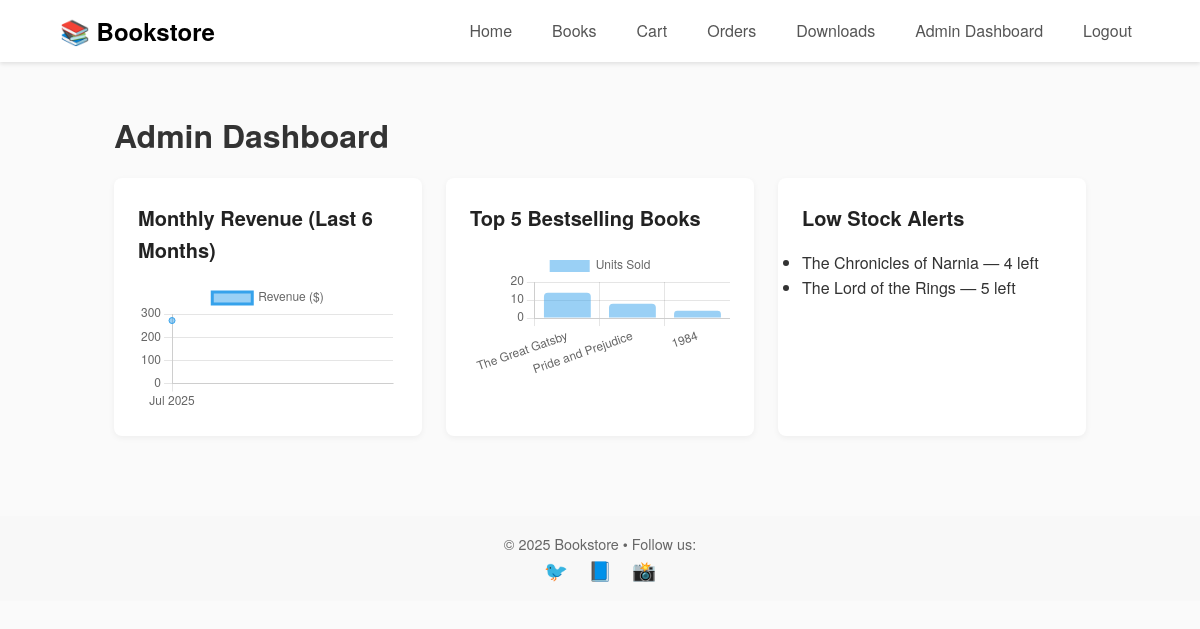
/admin-dashboard/ (signed in), run on the app's committed database.
### store/models.py (models this page shows, shortened)
class Book(models.Model):
    FORMAT_CHOICES = (
        ('ebook', 'E‑Book'),
        ('hardcopy', 'Hardcopy'),
    )
    title       = models.CharField(max_length=200)
    slug        = models.SlugField(blank=True, unique=True)
    author      = models.CharField(max_length=150)
    isbn        = models.CharField(max_length=13, unique=True)
    price       = models.DecimalField(max_digits=6, decimal_places=2)
    stock       = models.PositiveIntegerField(default=0)
    language    = models.ForeignKey(Language, on_delete=models.SET_NULL, null=True)
    book_format = models.CharField(max_length=10, choices=FORMAT_CHOICES, default='hardcopy')
    description = models.TextField()
    preview     = models.FileField(upload_to='previews/', blank=True, null=True)
    cover_img   = models.ImageField(upload_to='covers/', blank=True, null=True)
    rating      = models.DecimalField(max_digits=2, decimal_places=1, default=0.0)
    category    = models.ForeignKey(Category, on_delete=models.SET_NULL, null=True)
    publisher   = models.ForeignKey(Publisher, on_delete=models.SET_NULL, null=True)
    created     = models.DateTimeField(auto_now_add=True, null=True)

### store/views.py (the view)
# urls.py: path('admin-dashboard/', views.admin_dashboard, name='admin_dashboard'),
@login_required
@user_passes_test(is_staff)
def admin_dashboard(request):
    six_months_ago = timezone.now() - timedelta(days=180)
    revenue_qs = (
        OrderItem.objects
        .filter(
            order__status__in=['paid','shipped','delivered'],
            order__created__gte=six_months_ago
        )
        .annotate(month=TruncMonth('order__created'))
        .values('month')
        .annotate(revenue=Sum(F('price') * F('quantity')))
        .order_by('month')
    )
    months   = [ item['month'].strftime('%b %Y')   for item in revenue_qs ]
    revenues = [ float(item['revenue'] or 0)        for item in revenue_qs ]
    bs_qs = (
        OrderItem.objects
        .filter(order__status__in=['paid','shipped','delivered'])
        .values('book__title')
        .annotate(units_sold=Sum('quantity'))
        .order_by('-units_sold')[:5]
    )
    bs_titles     = [ item['book__title']   for item in bs_qs ]
    bs_quantities = [ item['units_sold']     for item in bs_qs ]
    low_stock = Book.objects.filter(stock__lte=5).order_by('stock')
    return render(request, 'admin_dashboard.html', {
        'months': months,
        'revenues': revenues,
        'bs_titles': bs_titles,
        'bs_quantities': bs_quantities,
        'low_stock': low_stock,
    })

### store/views.py (called while the page is built)
def is_staff(user):
    return user.is_staff

### templates/admin_dashboard.html (shortened to what this page needs)
{% extends 'base.html' %}
{% block content %}
<div class="container mt-1">
  <h1>Admin Dashboard</h1>
  <div class="stats-grid">
    <div class="card">
      <h3>Monthly Revenue (Last 6 Months)</h3>
      <canvas id="revenueChart"></canvas>
    </div>
    <div class="card">
      <h3>Top 5 Bestselling Books</h3>
      <canvas id="bestsellersChart"></canvas>
    </div>
    <div class="card">
      <h3>Low Stock Alerts</h3>
      <ul>
        {% for book in low_stock %}
          <li>{{ book.title }} — {{ book.stock }} left</li>
        {% empty %}
          <li>No low-stock items.</li>
        {% endfor %}
      </ul>
    </div>
  </div>
</div>
<script>
  // Revenue Line Chart
  new Chart(document.getElementById('revenueChart'), {
    type: 'line',
    data: {
      labels: {{ months|safe }},
      datasets: [{
        label: 'Revenue ($)',
        data: {{ revenues|safe }},
        fill: true,
        tension: 0.4
      }]
    },
    options: {
      scales: { y: { beginAtZero:true } }
    }
  });
  // Bestsellers Bar Chart
  new Chart(document.getElementById('bestsellersChart'), {
    type: 'bar',
    data: {
      labels: {{ bs_titles|safe }},
      datasets: [{
        label: 'Units Sold',
        data: {{ bs_quantities|safe }},
        borderRadius: 4
      }]
    },
    options: {
      scales: { y: { beginAtZero:true } }
    }
  });
</script>
{% endblock %}

### static/css/style.css (style rules this page uses)
* { margin: 0; padding: 0; box-sizing: border-box; }
body { font-family: 'Helvetica Neue', sans-serif; color: #333; line-height: 1.6; background: #fafafa; }
.container { width: 90%; max-width: 1200px; margin: 0 auto; }
.mt-1 { margin-top: 1rem; }
.stats-grid { display: grid; grid-template-columns: repeat(auto-fit, minmax(300px,1fr)); gap: 1.5rem; margin-top: 1rem; }
.card { background: #fff; padding: 1.5rem; border-radius: 8px; box-shadow: 0 2px 6px rgba(0,0,0,0.05); }
.card h3 { margin-bottom: 1rem; font-size: 1.25rem; color: #222; }

### data on the page
Book: title "The Chronicles of Narnia", stock "4"
Book: title "The Lord of the Rings", stock "5"

### other printed values
chart data {{ revenues|safe }} [271.82]
chart data {{ bs_titles|safe }} ['The Great Gatsby', 'Pride and Prejudice', '1984']
chart data {{ bs_quantities|safe }} [14, 8, 4]
